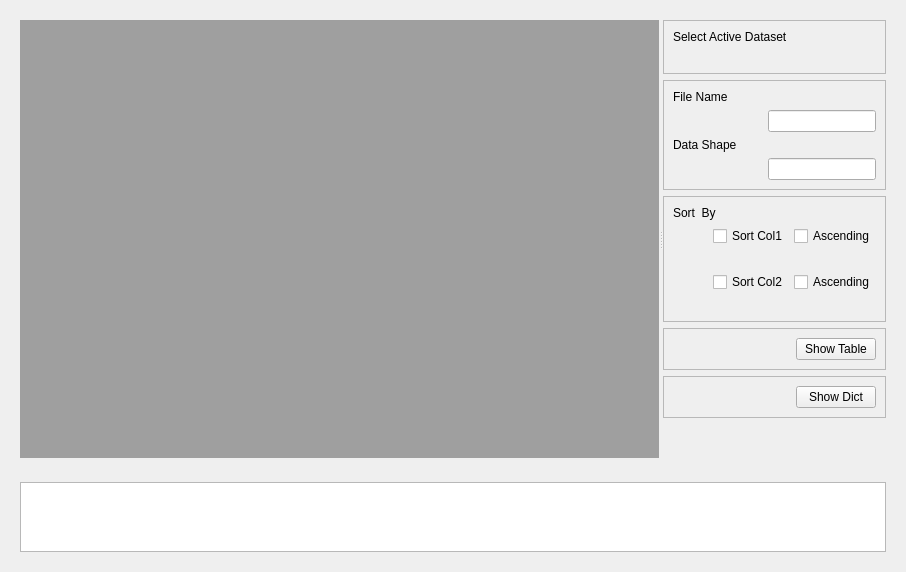
<?xml  version="1.0"  encoding="UTF-8"?>
<ui  version="4.0">
  <class>Form</class>
  <widget  class="QWidget"  name="Form">
    <property  name="geometry">
      <rect>
        <x>0</x>
        <y>0</y>
        <width>906</width>
        <height>549</height>
      </rect>
    </property>
    <property  name="windowTitle">
      <string>Form</string>
    </property>

    <layout  class="QVBoxLayout"  name="horizontalLayout">
      <item>
        
        <widget class="QWidget" name="verticalLayoutWidget">


            <layout  class="QHBoxLayout"  name="horizontalLayout">
            <item>
                <widget  class="QSplitter"  name="splitter">
                <property  name="orientation">
                    <enum>Qt::Horizontal</enum>
                </property>

                <widget  class="QWidget"  name="wViewer">
                    <property  name="sizePolicy">
                    <sizepolicy  hsizetype="Preferred"  vsizetype="Preferred">
                        <horstretch>8</horstretch>
                        <verstretch>0</verstretch>
                    </sizepolicy>
                    </property>
                    <layout  class="QVBoxLayout"  name="vlA">
                    <item>
                        <widget  class="QMdiArea"  name="mdiArea"/>
                    </item>
                    </layout>
                </widget>
                
                <widget  class="QWidget"  name="wOptions">
                    <property  name="sizePolicy">
                    <sizepolicy  hsizetype="Minimum"  vsizetype="Minimum">
                        <horstretch>1</horstretch>
                        <verstretch>0</verstretch>
                    </sizepolicy>
                    </property>
                    
                    <layout  class="QVBoxLayout"  name="vlOptions">

                        <item>
                        <widget  class="QFrame"  name="wActiveDset">
                        <property  name="frameShape">
                            <enum>QFrame::StyledPanel</enum>
                        </property>
                        <property  name="frameShadow">
                            <enum>QFrame::Raised</enum>
                        </property>
                        <property  name="lineWidth">
                            <number>8</number>
                        </property>
                        <layout  class="QVBoxLayout"  name="vlSelectDset">
                            
                            <item>
                            <widget  class="QLabel"  name="label_select">
                                <property  name="text">
                                <string>Select Active Dataset</string>
                                </property>
                            </widget>
                            </item>
                            
                            <item>
                            <layout  class="QHBoxLayout"  name="horizontalLayout_5">

                                <item>
                                <spacer  name="horizontalSpacer_5">
                                    <property  name="orientation">
                                    <enum>Qt::Horizontal</enum>
                                    </property>
                                    <property  name="sizeHint"  stdset="0">
                                    <size>
                                        <width>40</width>
                                        <height>20</height>
                                    </size>
                                    </property>
                                </spacer>
                                </item>
                                
                                <item>
                                <layout  class="QVBoxLayout"  name="vlComboDSets"/>
                                </item>
                                
                            </layout>
                            </item>
                            
                        </layout>  
                        </widget>
                        </item>
                        
                        <item>
                        <widget  class="QFrame"  name="wInfoDset">
                        <property  name="frameShape">
                            <enum>QFrame::StyledPanel</enum>
                        </property>
                        <property  name="frameShadow">
                            <enum>QFrame::Raised</enum>
                        </property>
                        <property  name="lineWidth">
                            <number>8</number>
                        </property>
                        
                        <layout  class="QVBoxLayout"  name="vlSelectDset">

                            <item>
                            <widget  class="QLabel"  name="label_select">
                                <property  name="text">
                                <string>File Name</string>
                                </property>
                            </widget>
                            </item>
                            
                            <item>
                            <layout  class="QHBoxLayout"  name="horizontalLayout_5">

                                <item>
                                <spacer  name="horizontalSpacer_5">
                                    <property  name="orientation">
                                    <enum>Qt::Horizontal</enum>
                                    </property>
                                    <property  name="sizeHint"  stdset="0">
                                    <size>
                                        <width>40</width>
                                        <height>20</height>
                                    </size>
                                    </property>
                                </spacer>
                                </item>
                                
                                <item>
                                    <widget  class="QLineEdit"  name="edit_fname">
                                        <property  name="text">
                                        <string> </string>
                                        </property>
                                    </widget>
                                </item>
                                
                            </layout>
                            </item>
                            

                            
                            
                            <item>
                            <widget  class="QLabel"  name="label_select">
                                <property  name="text">
                                <string>Data Shape</string>
                                </property>
                            </widget>
                            </item>
                            
                            <item>
                            <layout  class="QHBoxLayout"  name="horizontalLayout_5">

                                <item>
                                <spacer  name="horizontalSpacer_5">
                                    <property  name="orientation">
                                    <enum>Qt::Horizontal</enum>
                                    </property>
                                    <property  name="sizeHint"  stdset="0">
                                    <size>
                                        <width>40</width>
                                        <height>20</height>
                                    </size>
                                    </property>
                                </spacer>
                                </item>
                                
                                <item>
                                    <widget  class="QLineEdit"  name="edit_dshape">
                                        <property  name="text">
                                        <string> </string>
                                        </property>
                                    </widget>
                                </item>
                                
                            </layout>
                            </item>

                        </layout>
                        </widget>
                    </item>

                    <item>
                        <widget  class="QFrame"  name="wSorting">
                        <property  name="frameShape">
                            <enum>QFrame::StyledPanel</enum>
                        </property>
                        <property  name="frameShadow">
                            <enum>QFrame::Raised</enum>
                        </property>
                        <property  name="lineWidth">
                            <number>3</number>
                        </property>
                        <layout  class="QVBoxLayout"  name="vlBB">
                            <item>
                            <widget  class="QLabel"  name="label_sort">
                                <property  name="text">
                                <string>Sort  By</string>
                                </property>
                            </widget>
                            </item>
                            <item>
                            <layout  class="QVBoxLayout"  name="vlSortBox1">
                            <item>
                                <layout  class="QHBoxLayout"  name="vlTmp">
                                    <item>
                                    <spacer  name="horizontalSpacer_2">
                                        <property  name="orientation">
                                        <enum>Qt::Horizontal</enum>
                                        </property>
                                        <property  name="sizeHint"  stdset="0">
                                        <size>
                                            <width>40</width>
                                            <height>20</height>
                                        </size>
                                        </property>
                                    </spacer>
                                    </item>
                                    <item>
                                    <widget  class="QCheckBox"  name="check_sort1">
                                        <property  name="text">
                                        <string>Sort Col1</string>
                                        </property>
                                    </widget>
                                    </item>
                                    <item>
                                    <widget  class="QCheckBox"  name="check_asc1">
                                        <property  name="text">
                                        <string>Ascending</string>
                                        </property>
                                    </widget>
                                    </item>
                                </layout>
                                </item>
                                
                                <item>
                                <layout  class="QHBoxLayout"  name="horizontalLayout_5">
                                    <item>
                                    <spacer  name="horizontalSpacer_5">
                                        <property  name="orientation">
                                        <enum>Qt::Horizontal</enum>
                                        </property>
                                        <property  name="sizeHint"  stdset="0">
                                        <size>
                                            <width>40</width>
                                            <height>20</height>
                                        </size>
                                        </property>
                                    </spacer>
                                    </item>
                                    <item>
                                        <layout  class="QVBoxLayout"  name="vlComboSort1"/>
                                    </item>
                                </layout>
                                </item>
                                
                            </layout>
                            </item>
                            <item>
                            <layout  class="QVBoxLayout"  name="vlSortBox2">
                                <item>
                                <layout  class="QHBoxLayout"  name="vlTmp2">
                                        <item>
                                        <spacer  name="horizontalSpacer_3">
                                            <property  name="orientation">
                                            <enum>Qt::Horizontal</enum>
                                            </property>
                                            <property  name="sizeHint"  stdset="0">
                                            <size>
                                                <width>40</width>
                                                <height>20</height>
                                            </size>
                                            </property>
                                        </spacer>
                                        </item>
                                        <item>
                                        <widget  class="QCheckBox"  name="check_sort2">
                                            <property  name="text">
                                            <string>Sort Col2</string>
                                            </property>
                                        </widget>
                                        </item>
                                        <item>
                                        <widget  class="QCheckBox"  name="check_asc2">
                                            <property  name="text">
                                            <string>Ascending</string>
                                            </property>
                                        </widget>
                                        </item>
                                </layout>
                                </item>  

                                <item>
                                <layout  class="QHBoxLayout"  name="horizontalLayout_5">
                                    <item>
                                    <spacer  name="horizontalSpacer_5">
                                        <property  name="orientation">
                                        <enum>Qt::Horizontal</enum>
                                        </property>
                                        <property  name="sizeHint"  stdset="0">
                                        <size>
                                            <width>40</width>
                                            <height>20</height>
                                        </size>
                                        </property>
                                    </spacer>
                                    </item>
                                    <item>
                                        <layout  class="QVBoxLayout"  name="vlComboSort2"/>
                                    </item>
                                </layout>
                                </item>
                                
                            </layout>
                            </item>
                        </layout>
                        </widget>
                    </item>              

                    <item>
                        <widget  class="QFrame"  name="wShowTable">
                        <property  name="frameShape">
                            <enum>QFrame::StyledPanel</enum>
                        </property>
                        <property  name="frameShadow">
                            <enum>QFrame::Raised</enum>
                        </property>
                        <property  name="lineWidth">
                            <number>8</number>
                        </property>
                            <layout  class="QHBoxLayout"  name="horizontalLayout_8">
                            <item>
                                <spacer  name="horizontalSpacer_8">
                                <property  name="orientation">
                                    <enum>Qt::Horizontal</enum>
                                </property>
                                <property  name="sizeHint"  stdset="0">
                                    <size>
                                    <width>40</width>
                                    <height>20</height>
                                    </size>
                                </property>
                                </spacer>
                            </item>
                            <item>
                                <widget  class="QPushButton"  name="showTableBtn">
                                <property  name="text">
                                    <string>Show Table</string>
                                </property>
                                </widget>
                            </item>
                            </layout>
                        </widget>
                    </item>
                    
                    <item>
                        <widget  class="QFrame"  name="wShowDict">
                        <property  name="frameShape">
                            <enum>QFrame::StyledPanel</enum>
                        </property>
                        <property  name="frameShadow">
                            <enum>QFrame::Raised</enum>
                        </property>
                        <property  name="lineWidth">
                            <number>8</number>
                        </property>
                            <layout  class="QHBoxLayout"  name="horizontalLayout_8">
                            <item>
                                <spacer  name="horizontalSpacer_8">
                                <property  name="orientation">
                                    <enum>Qt::Horizontal</enum>
                                </property>
                                <property  name="sizeHint"  stdset="0">
                                    <size>
                                    <width>40</width>
                                    <height>20</height>
                                    </size>
                                </property>
                                </spacer>
                            </item>
                            <item>
                                <widget  class="QPushButton"  name="showDictBtn">
                                <property  name="text">
                                    <string>Show Dict</string>
                                </property>
                                </widget>
                            </item>
                            </layout>
                        </widget>
                    </item>
                    
                    
        <!--              <item>
                        <widget  class="QFrame"  name="wBE">
                        <property  name="frameShape">
                            <enum>QFrame::StyledPanel</enum>
                        </property>
                        <property  name="frameShadow">
                            <enum>QFrame::Raised</enum>
                        </property>
                        <property  name="lineWidth">
                            <number>8</number>
                        </property>
                            <layout  class="QHBoxLayout"  name="horizontalLayout_9">
                            <item>
                                <spacer  name="horizontalSpacer_9">
                                <property  name="orientation">
                                    <enum>Qt::Horizontal</enum>
                                </property>
                                <property  name="sizeHint"  stdset="0">
                                    <size>
                                    <width>40</width>
                                    <height>20</height>
                                    </size>
                                </property>
                                </spacer>
                            </item>
                            <item>
                                <widget  class="QPushButton"  name="cloneBtn">
                                <property  name="text">
                                    <string>Clone</string>
                                </property>
                                </widget>
                            </item>
                            </layout>
                        </widget>
                    </item>-->


                    <item>
                        <spacer  name="verticalSpacer">
                        <property  name="orientation">
                            <enum>Qt::Vertical</enum>
                        </property>
                        <property  name="sizeHint"  stdset="0">
                            <size>
                            <width>20</width>
                            <height>40</height>
                            </size>
                        </property>
                        </spacer>
                    </item>
                    
                    </layout>
                </widget>
                </widget>
            </item>
            </layout>
        
        </widget>
      </item>

      <item>
        
        <widget class="QWidget" name="wInfo">
            <layout  class="QVBoxLayout"  name="vLayout">
                <item>
                    <widget class="QTextEdit" name="wInfoContents">
                        <property name="geometry">
                        <rect>
                            <x>0</x>
                            <y>0</y>
                            <width>10</width>
                            <height>10</height>
                        </rect>
                        </property>
                    </widget>
                </item>
            </layout>
        </widget>
        
      </item>
      </layout>
    
  </widget>
  <resources/>
  <connections/>
</ui>
